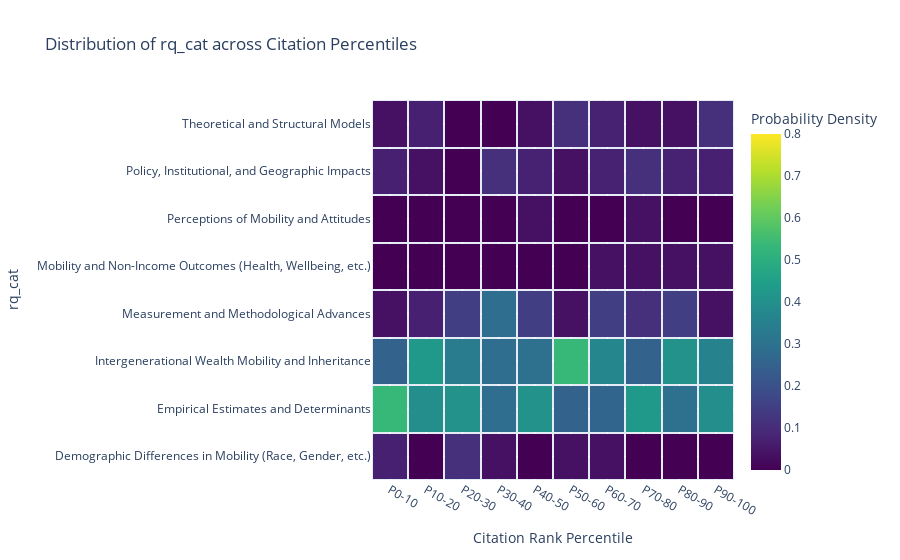

Write notebook code for a chart like this one.
### Code cell
# Using go.Heatmap for more visualization options (instead of go.Histogram2d) ------------------------
import plotly.graph_objects as go

# Create bin edges
variable = 'rq_cat'
citations_617['percentile_bin'] = pd.qcut(
    citations_617['citation_rank_617'],
    q=10,
    labels=[f"P{i*10}-{(i+1)*10}" for i in range(10)],
    duplicates='drop'
)
y_labels = citations_617[f'{variable}']

# Create crosstab
heatmap_data = pd.crosstab(y_labels, citations_617['percentile_bin'], normalize='columns')

fig = go.Figure(
    go.Heatmap(
        z=heatmap_data.values,
        x=heatmap_data.columns.astype(str),
        y=heatmap_data.index,
        colorscale='Viridis',
        showscale=True,
        zmin=0,
        # zmax=heatmap_data.values.max(),
        zmax = 0.8,
        hoverongaps=False,
        xgap=2,  # horizontal border space
        ygap=2,  # vertical border space
        colorbar=dict(title='Probability Density')
    )
)

fig.update_layout(
    title=f"Distribution of {variable} across Citation Percentiles",
    xaxis_title="Citation Rank Percentile",
    yaxis_title=f"{variable}",
    # yaxis=dict(showticklabels=False) 
)

fig.show()

### Figure 1 — Plotly figure (JSON) as saved in the notebook; plotly's stock layout.template omitted (floating-point values rounded to 4 significant figures)
{"data": [{"colorbar": {"title": {"text": "Probability Density"}}, "colorscale": [[0, "#440154"], [0.1111, "#482878"], [0.2222, "#3e4989"], [0.3333, "#31688e"], [0.4444, "#26828e"], [0.5556, "#1f9e89"], [0.6667, "#35b779"], [0.7778, "#6ece58"], [0.8889, "#b5de2b"], [1, "#fde725"]], "hoverongaps": false, "showscale": true, "type": "heatmap", "x": ["P0-10", "P10-20", "P20-30", "P30-40", "P40-50", "P50-60", "P60-70", "P70-80", "P80-90", "P90-100"], "xgap": 2, "y": ["Demographic Differences in Mobility (Race, Gender, etc.)", "Empirical Estimates and Determinants", "Intergenerational Wealth Mobility and Inheritance", "Measurement and Methodological Advances", "Mobility and Non-Income Outcomes (Health, Wellbeing, etc.)", "Perceptions of Mobility and Attitudes", "Policy, Institutional, and Geographic Impacts", "Theoretical and Structural Models"], "ygap": 2, "z": [[0.07143, 0.0, 0.1111, 0.03571, 0.0, 0.03571, 0.03704, 0.0, 0.0, 0.0], [0.5357, 0.3929, 0.4074, 0.2857, 0.4074, 0.25, 0.2593, 0.4286, 0.2963, 0.3929], [0.25, 0.4286, 0.3333, 0.2857, 0.2963, 0.5357, 0.3704, 0.25, 0.4074, 0.3571], [0.03571, 0.07143, 0.1481, 0.2857, 0.1481, 0.03571, 0.1481, 0.1071, 0.1481, 0.03571], [0.0, 0.0, 0.0, 0.0, 0.0, 0.0, 0.03704, 0.03571, 0.03704, 0.03571], [0.0, 0.0, 0.0, 0.0, 0.03704, 0.0, 0.0, 0.03571, 0.0, 0.0], [0.07143, 0.03571, 0.0, 0.1071, 0.07407, 0.03571, 0.07407, 0.1071, 0.07407, 0.07143], [0.03571, 0.07143, 0.0, 0.0, 0.03704, 0.1071, 0.07407, 0.03571, 0.03704, 0.1071]], "zmax": 0.8, "zmin": 0}], "layout": {"title": {"text": "Distribution of rq_cat across Citation Percentiles"}, "xaxis": {"title": {"text": "Citation Rank Percentile"}}, "yaxis": {"title": {"text": "rq_cat"}}}}
